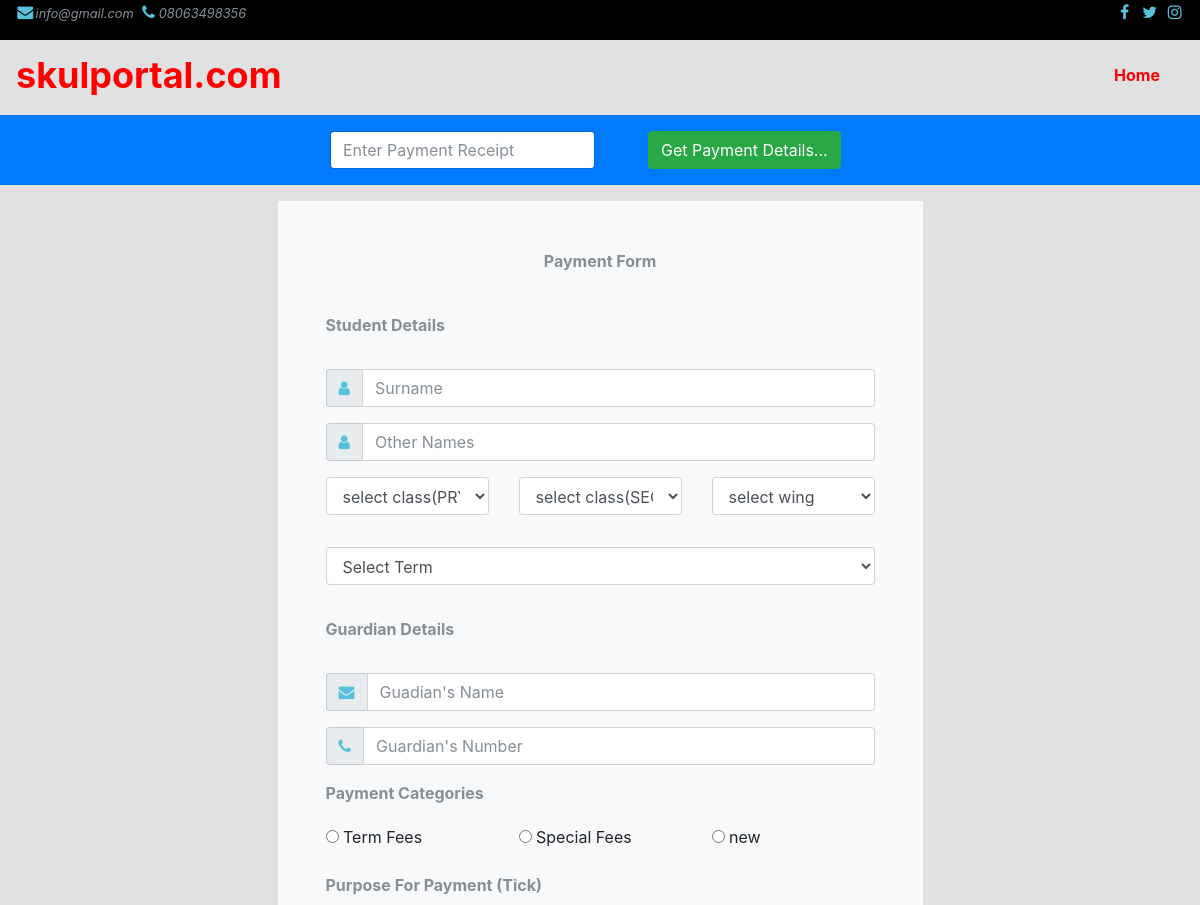
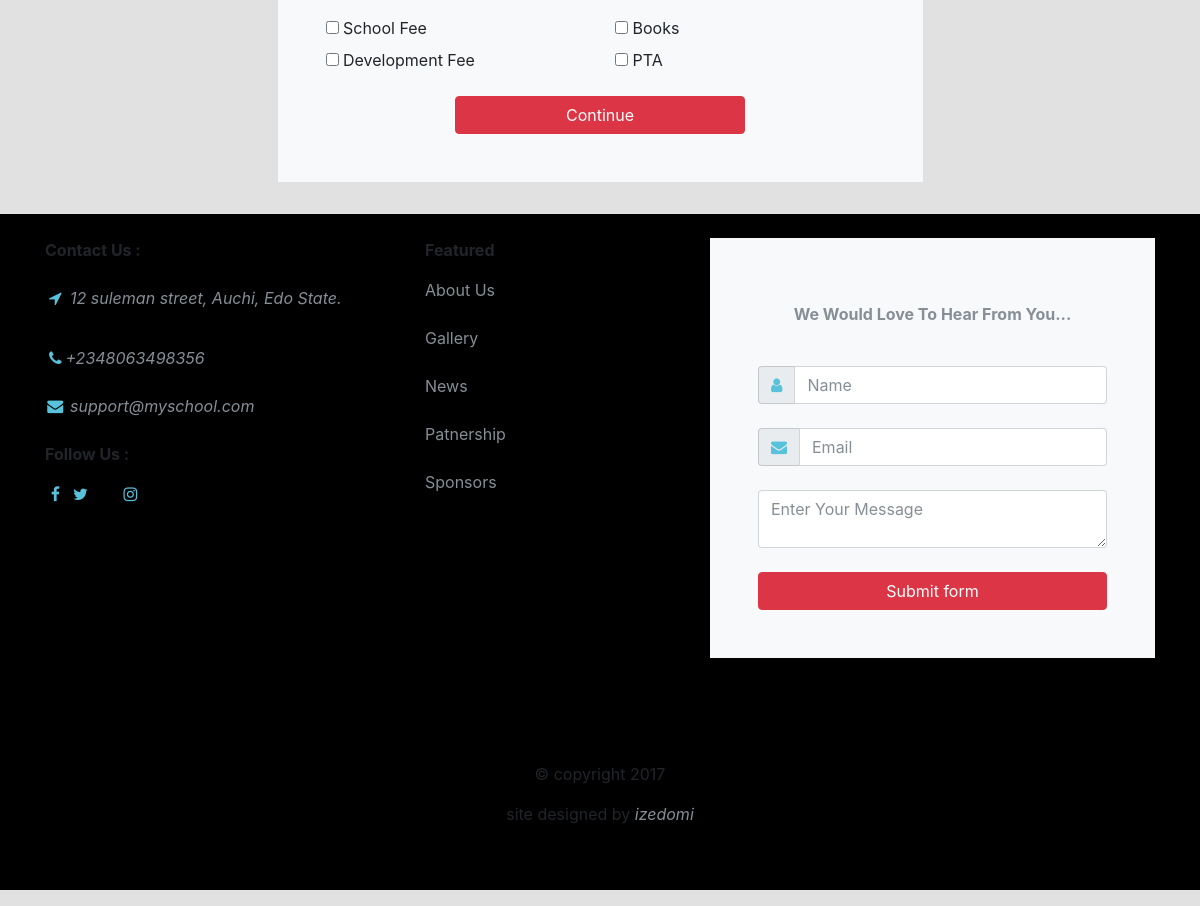
Page /payment_form.php on the committed database (2 pictures, top to bottom).
### tables this page shows
CREATE TABLE `payment_category` (
  `id` int(11) NOT NULL,
  `category` varchar(150) NOT NULL
);

CREATE TABLE `payment_purpose` (
  `id` int(11) NOT NULL,
  `purpose` varchar(150) NOT NULL,
  `amount` int(11) NOT NULL
);

### payment_form.php (the view, shortened to what this page needs)
<?php
$link = mysqli_connect("localhost", "mastersc_skul", "skulportal101?");
mysqli_select_db($link, "mastersc_skulportal");
$sql_cat = "SELECT * FROM payment_category";
$query_cat = mysqli_query($link, $sql_cat);
$sql_pur = "SELECT * FROM payment_purpose";
$query_pur = mysqli_query($link, $sql_pur);
?>
<!DOCTYPE html>
<html lang="en">
<head>
    <link rel="stylesheet" href="public/assets/styles/css/bootstrap.min.css">
    <link rel="stylesheet" href="public/assets/font-awesome/css/font-awesome.min.css">
    <link rel="stylesheet" href="public/assets/styles/css/main.css">
</head>
<body>
    <div id="pre-header" class="fixed-top">
      <div class="container-fluid">
        <div class="row mb-3">
          <div class="col-sm-12">
            <span class="fa fa-envelope fa-fw"></span><small><i class="text-muted">info@gmail.com</i></small>
            <span class="fa fa-phone fa-fw"></span><small><i class="mr-3 text-muted">08063498356</i></small>
            <span class="pl-5 float-md-right d-sm-block">
                <a href="#"><span class="fa fa-facebook fa-fw"></span></a>
                <a href="#"><span class="fa fa-twitter fa-fw"></span></a>
                <a href="#"><span class="fa fa-instagram fa-fw"></span></a>
            </span>
          </div>
        </div>
      </div>
    </div>
    <div id="navbar-section">
      <nav class="navbar navbar-expand-md navbar-light">
        <a class="navbar-brand" href="#">skulportal.com</a>
        <div class="collapse navbar-collapse" id="navBar">
          <ul class="navbar-nav ml-auto mt-1 mt-lg-0">
            <li class="nav-item pr-3">
              <a class="nav-link active" href="#">Home <span class="sr-only">(current)</span></a>
            </li>
          </ul>
        </div>
      </nav>
    </div>
    <div class="bg-primary py-3 mb-3">
      <div class="container">
        <div class="row justify-content-center">
          <div class="col-md-6">
          <form method="post" action="details">
            <div class="form-row align-items-center">
              <div class="col-md-6">
                <input type="text" name="id" class="form-control mb-2 mb-sm-0" placeholder="Enter Payment Receipt" required />
              </div>
              <div class="col-md-6 justify-content-center pl-md-none pl-5">
                <button type="submit"  name="submit" class="btn btn-success">Get Payment Details...</button>
              </div>
            </div>
          </form>
          </div>
        </div>
      </div>
    </div>
  <div class="container">
    <div class="row mb-3 justify-content-center">
      <div class="col-md-12">
        <div class="row mb-3 justify-content-center">
          <form method="post" action="confirm">
            <fieldset class="bg-light p-5">
                <p class="text-muted text-center"><strong> Payment Form </strong></p>
                <br/>
                 <div class="row mb-3">
                    <div class="col-md-12">
                        <p class="text-muted"><strong>Student Details</strong></p>
                    </div>
                 </div>
                <div class="row mb-3">
                  <div class="col-md-12">
                    <div class="input-group">
                        <span class="input-group-addon" id="name-field"><i class="fa fa-user"></i></span>
                        <input type="text" name="surname" class="form-control" placeholder="Surname" required />
                    </div>
                  </div>
                </div>
                <div class="row mb-3">
                  <div class="col-md-12">
                    <div class="input-group">
                        <span class="input-group-addon" id="name-field"><i class="fa fa-user"></i></span>
                        <input type="text" name="other-names" class="form-control" placeholder="Other Names" required />
                    </div>
                  </div>
                </div>
                <div class="row mb-3">
                    <div class="col-md-4">
                        <div class="form-group">
                          <select name="p-class" class="form-control" id="class">
                            <option value=""> select class(PRY) </option>
                          </select>
                        </div>
                    </div>
                     <div class="col-md-4">
                        <div class="form-group">
                          <select name="s-class" class="form-control" id="class">
                            <option value=""> select class(SEC) </option>
                          </select>
                        </div>
                    </div>
                     <div class="col-md-4">
                        <div class="form-group">
                          <select name="wing" class="form-control" id="wing">
                            <option value=" "> select wing </option>
                          </select>
                        </div>
                    </div>
                </div>
                <div class="row mb-3">
                    <div class="col-md-12">
                        <div class="form-group">
                          <select name="term" class="form-control" id="term">
                            <option value=" "> Select Term </option>
                          </select>
                        </div>
                    </div>
                </div>
                <div class="row mb-3">
                    <div class="col-md-12">
                        <p class="text-muted"><strong>Guardian Details</strong></p>
                    </div>
                </div>
                <div class="row mb-3">
                  <div class="col-md-12">
                    <div class="input-group">
                        <span class="input-group-addon" id="name-field"><i class="fa fa-envelope"></i></span>
                        <input type="text" name="g-name" class="form-control" placeholder="Guadian's Name" required />
                    </div>
                  </div>
                </div>
                <div class="row mb-3">
                  <div class="col-md-12">
                    <div class="input-group">
                        <span class="input-group-addon" id="name-field"><i class="fa fa-phone"></i></span>
                        <input type="text" name="g-phone" class="form-control" placeholder="Guardian's Number" required />
                    </div>
                  </div>
                </div>
                  <div class="row mb-1">
                    <div class="col-md-12">
                        <p class="text-muted"><strong>Payment Categories</strong></p>
                    </div>
                  </div>
                  <div class="row mb-3">
                    <?php while($result = mysqli_fetch_array($query_cat)): ?>
                    <div class="col-md-4">
                       <div class="form-check">
                          <label class="form-check-label">
                            <input  type="radio" name="category" class="form-check-input" value="<?php echo $result['category']; ?>">
                              <?php echo $result['category']; ?>
                          </label>
                       </div>
                    </div>
                    <?php endwhile; ?>
                </div>
                  <div class="row mb-2">
                    <div class="col-md-12">
                        <p class="text-muted"><strong>Purpose For Payment (Tick)</strong></p>
                    </div>
                  </div>
                <div class="row mb-3">
                    <?php while($result = mysqli_fetch_array($query_pur)): ?>
                      <div class="col-md-6">
                         <div class="form-check">
                            <label class="form-check-label">
                              <input type="checkbox" name="fees[]" class="form-check-input" value="<?php echo $result['purpose']; ?>" />
                                <?php echo $result['purpose']; ?>
                            </label>
                         </div>
                      </div>
                    <?php endwhile; ?>
                </div>
                <div class="row justify-content-center">
                  <button class="btn btn-danger d-none d-md-block w-50" type="submit" name="pay">Continue</button>
                </div>
            </fieldset>
          </form>
        </div>
      </div>
    </div>
  </div>
      <div id="footer">
          <div class="container">
            <div class="row mb-3 py-4">
              <div class="col-md-4 mb-3">
                <span><strong> Contact Us : </strong></span> <br/><br/>
                  <span class="fa fa-location-arrow mb-3 fa-fw"></span><em class="text-muted"> 12 suleman street, Auchi, Edo State.</em>
                  <br/><br/>
                   <span class="fa fa-phone fa-fw"></span><em class="text-muted">+2348063498356</em>
                  <br/><br/>
                   <span class="fa fa-envelope fa-fw"></span><em class="text-muted"> support@myschool.com</em>
                  <br/><br/>
                <p><strong>Follow Us : </strong></p>
                  <a href="#"><span class="fa fa-facebook fa-fw"></span></a>
                  <a href="#"><span class="fa fa-twitter fa-fw"></span></a>
                  <a href="#"><span class="fa fa-linkedIn fa-fw"></span></a>
                  <a href="#"><span class="fa fa-instagram fa-fw"></span></a>
              </div>
              <div class="col-md-3 mb-3">
                  <p><strong>Featured</strong></p>
                  <a href="#" class="text-muted"> About Us </a> <br/><br/>
                  <a href="#" class="text-muted"> Gallery </a> <br/><br/>
                  <a href="#" class="text-muted"> News </a> <br/><br/>
                  <a href="#" class="text-muted"> Patnership </a><br/><br/>
                  <a href="#" class="text-muted"> Sponsors </a>
              </div>
              <div class="col-md-5 mb-3">
                  <form method="post" action="payment_form.php">
                    <fieldset class="bg-light p-5 text-center">
                        <p class="text-muted"><strong> We Would Love To Hear From You... </strong></p>
                        <br/>
                        <div class="input-group">
                            <span class="input-group-addon" id="name-field"><i class="fa fa-user"></i></span>
                            <input type="text" name="name" class="form-control" placeholder="Name" aria-label="username" aria-describedby="name-field">
                        </div>
                        <br/>
                        <div class="input-group">
                            <span class="input-group-addon" id="email-field"><i class="fa fa-envelope"></i></span>
                            <input type="email" name="email" class="form-control" placeholder="Email" aria-label="email" aria-describedby="email-field" required>
                        </div>
                        <br/>
                        <div class="input-group">
                             <textarea class="form-control" id="c-address" name="msg" row mb-3s="3" placeholder="Enter Your Message" required></textarea>
                        </div>
                        <br/>
                        <button class="btn btn-danger btn-block" type="submit" name="submit">Submit form</button>
                    </fieldset>
                  </form>
              </div>
            </div>
            <div class="row mb-3 py-5 justify-content-center">
                <div class="col-12 text-center">
                   <p class="text-center"> &copy; copyright 2017 <p>
                   <p class="text-center"> site designed by <a href="#" class="text-muted"><i> izedomi </i></a>
                </div>
            </div>
          </div>
      </div>
</body>
</html>

### public/assets/styles/css/main.css (style rules this page uses)
body { height:100%; width:100%; background-color:#2222; padding-top: 35px; }
fieldset { padding:10px; }
.fa { color:#58C2DD; }
#pre-header { background-color:black; width:100%; }
#navbar-section > .navbar > a { font-size:36px; font-weight: bold; color:red; }
#navbar-section > .navbar > div > ul > li > a { color:black; font-weight: bold; }
#navbar-section > .navbar > div > ul > li > .active { color:red; }
#footer { background:black; }

### rows in the picture
payment_category: category "Term Fees"
payment_category: category "Special Fees"
payment_category: category "new"
payment_purpose: purpose "School Fee"
payment_purpose: purpose "Books"
payment_purpose: purpose "Development Fee"
payment_purpose: purpose "PTA"
